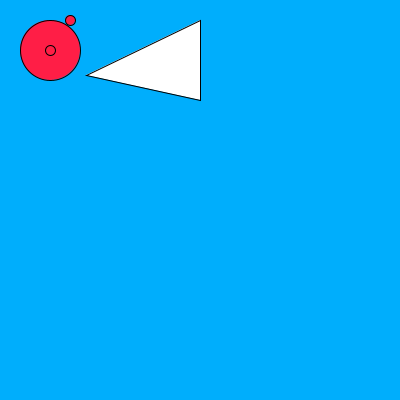
Frame 1 (no input)
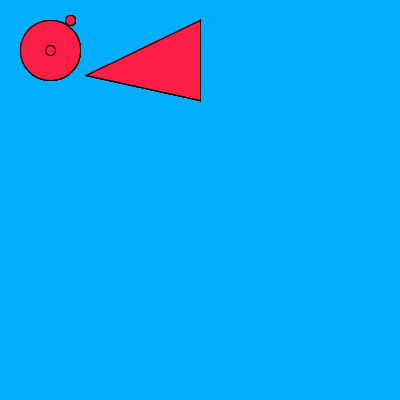
Frame 60 (the mouse pressed at the canvas centre just before this capture)
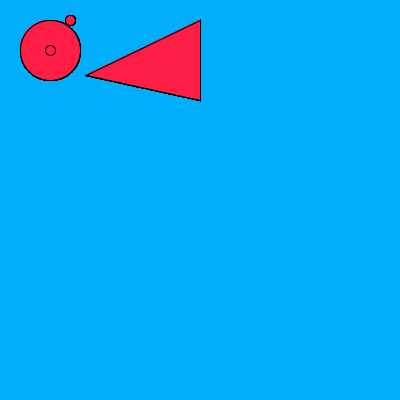
Frame 120 (the mouse held since frame 60 and released just before this capture)

The Processing sketch that drew these frames (run headless with seeded random() and noise(); from frame 60 on, the mouse is pressed at the canvas centre):

// Processing sketch: shapes
// ── shapes.pde
void setup()
{
size(400,400);
background(0,174,252);
}
void draw()
{
triangle(200 , 100, 200, 20, 86, 75);
fill(255,30,70);
ellipse(50,50,60,60);
ellipse(50,50,10,10);
ellipse(70,20,10,10);
}
